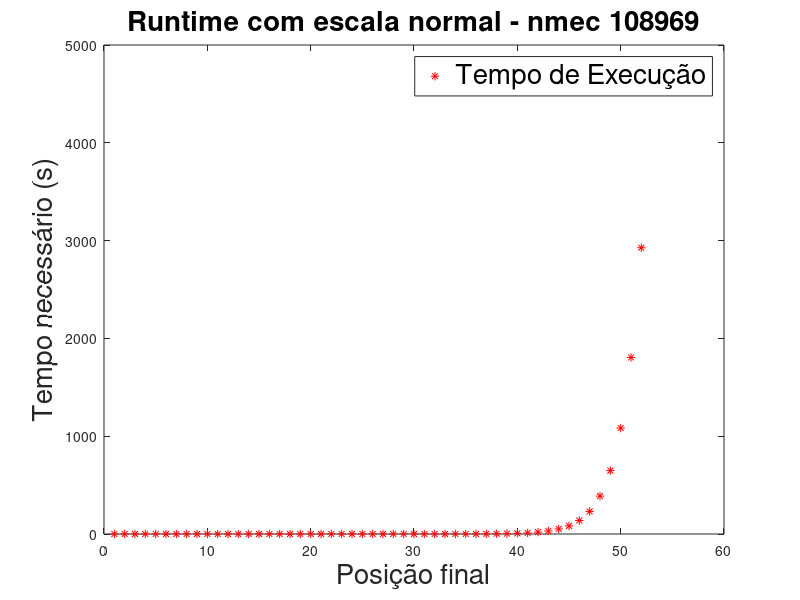
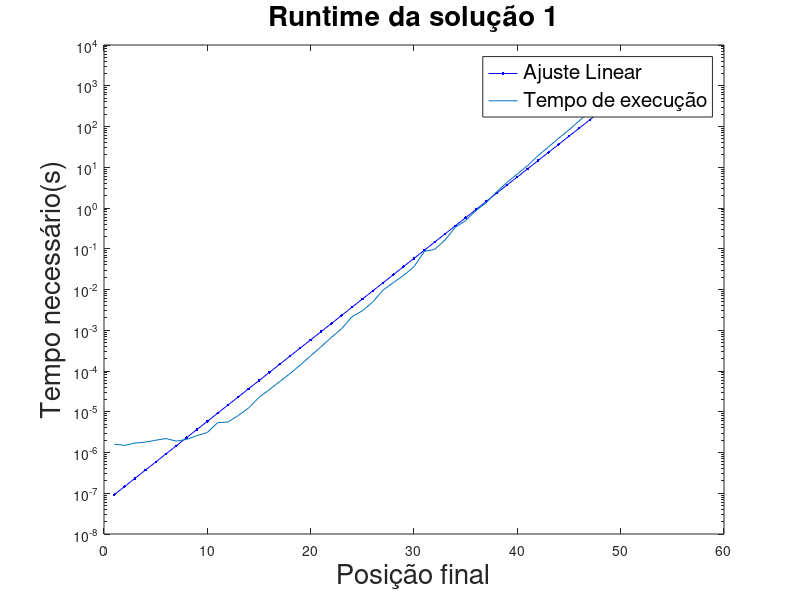
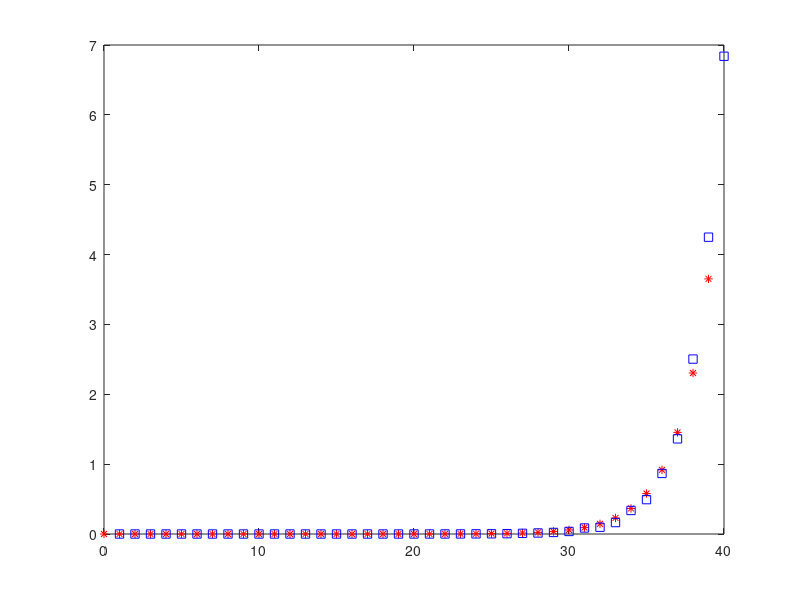

These charts were generated, in order, by the following MATLAB code:
clc; clear all
DATA = load("teste1hvitor2.txt");
DATA2 = load ("teste1hrodrigo2.txt");
n = DATA(1:end,1);
t = DATA(1:end,4);
plot(n,t,'r*')
legend('Tempo de Execução','FontSize',20)
title('Runtime com escala normal - nmec 108969','FontSize',20)
xlabel('Posição final','FontSize',20)
ylabel('Tempo necessário (s)','FontSize',20)
figure(2)

% extrapolação 
n2 = DATA2(1:end,1);
t2 = DATA2(1:end,4);
T = log(t);
T2 = log(t2);
N =  [n 0*n+1];
A = pinv(N)*T;
A2 = pinv(N)*T2;
y = exp(A(1).*n).*exp(A(2)); % extrapolação pra nmec 108969
y2 = exp(A2(1).*n).*exp(A2(2)); % extrapolação para nmec 107186
semilogy(n,y,"-b.")
hold on
semilogy(n,t)
legend('Ajuste Linear','Tempo de execução','FontSize',15)
title('Runtime da solução 1','FontSize',20)
xlabel('Posição final','FontSize',20)
ylabel('Tempo necessário(s)','FontSize',20)
n = 0:800;
y = exp(A(1).*n)*exp(A(2)); % extrapolação pra nmec 108969
y2 = exp(A2(1).*n)*exp(A2(2)); % extrapolação para nmec 107186
fprintf("Tempo necessário para n = 800, nmec 108969 - %i anos \n", y(801)/3600/24/365)
fprintf("Tempo necessário para n = 800, nmec 107186 - %i anos \n", y2(801)/3600/24/365)
fprintf("Formula para cálculo de tempo aproximada  = %i * %i^n \n",exp(A(2)),exp(A(1)))
figure(3)
plot(n(1:40),y(1:40),"r*")
hold on
n = DATA(1:40,1);
t = DATA(1:40,4);
plot(n,t,"bsquare") % confirmação da formula obtida







